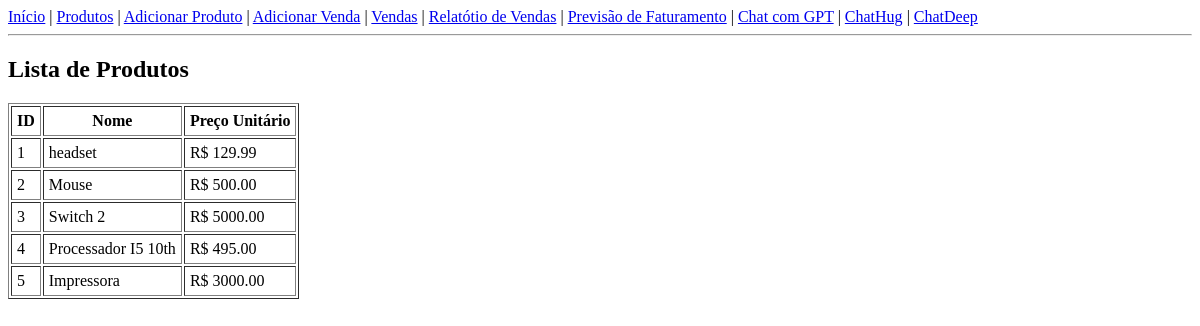
/produtos, run on an earlier commit of the app's database.
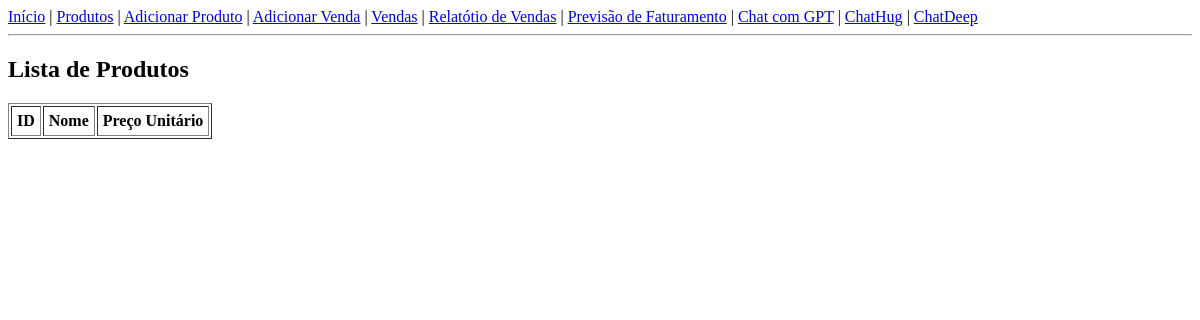
And on a later commit of the database.
### tables this page shows
CREATE TABLE produtos (
        id INTEGER PRIMARY KEY AUTOINCREMENT,
        nome TEXT NOT NULL,
        preco_unit REAL NOT NULL,
        imagem TEXT
    );

### app/routes.py (the view)
@app.route('/produtos')
def listar_produtos():
    conexao = get_conexao()
    cursor = conexao.cursor()
    cursor.execute("SELECT id, nome, preco_unit FROM produtos")
    produtos = cursor.fetchall()
    conexao.close()
    return render_template('produtos.html', produtos=produtos)

### app/database.py (called while the page is built)
def get_conexao():
    return sqlite3.connect('vendas.db')

### app/templates/produtos.html (shortened to what this page needs)
{% extends 'base.html' %}
{% block content %}
  <h2>Lista de Produtos</h2>
  <table border="1" cellpadding="5">
    <tr>
      <th>ID</th>
      <th>Nome</th>
      <th>Preço Unitário</th>
    </tr>
    {% for produto in produtos %}
    <tr>
      <td>{{ produto[0] }}</td>
      <td>{{ produto[1] }}</td>
      <td>R$ {{ "%.2f"|format(produto[2]) }}</td>
    </tr>
    {% endfor %}
  </table>
{% endblock %}

### app/templates/base.html (shortened to what this page needs)
<!DOCTYPE html>
<html lang="pt-br">
  <head>
  </head>
  <body>
    <nav>
      <a href="{{ url_for('index') }}">Início</a> |
      <a href="{{ url_for('listar_produtos') }}">Produtos</a> |
      <a href="{{ url_for('adicionar_produto') }}">Adicionar Produto</a> |
      <a href="{{ url_for('adicionar_venda') }}">Adicionar Venda</a> |
      <a href="{{ url_for('listar_vendas') }}">Vendas</a> |
      <a href="{{ url_for('dashboard') }}">Relatótio de Vendas</a> |
      <a href="{{ url_for('previsao') }}">Previsão de Faturamento</a> |
      <a href="{{ url_for('chat') }}">Chat com GPT</a> |
      <a href="{{ url_for('chatHug') }}">ChatHug</a> |
      <a href="{{ url_for('chatDeep') }}">ChatDeep</a>
    </nav>
    <hr />
    {% block content %}{% endblock %}
  </body>
</html>

What changed in the data, as far as the page shows it:
removed produtos: id "1", nome "headset", preco_unit "129.99"
removed produtos: id "2", nome "Mouse", preco_unit "500.00"
removed produtos: id "3", nome "Switch 2", preco_unit "5000.00"
removed produtos: id "4", nome "Processador I5 10th", preco_unit "495.00"
removed produtos: id "5", nome "Impressora", preco_unit "3000.00"
